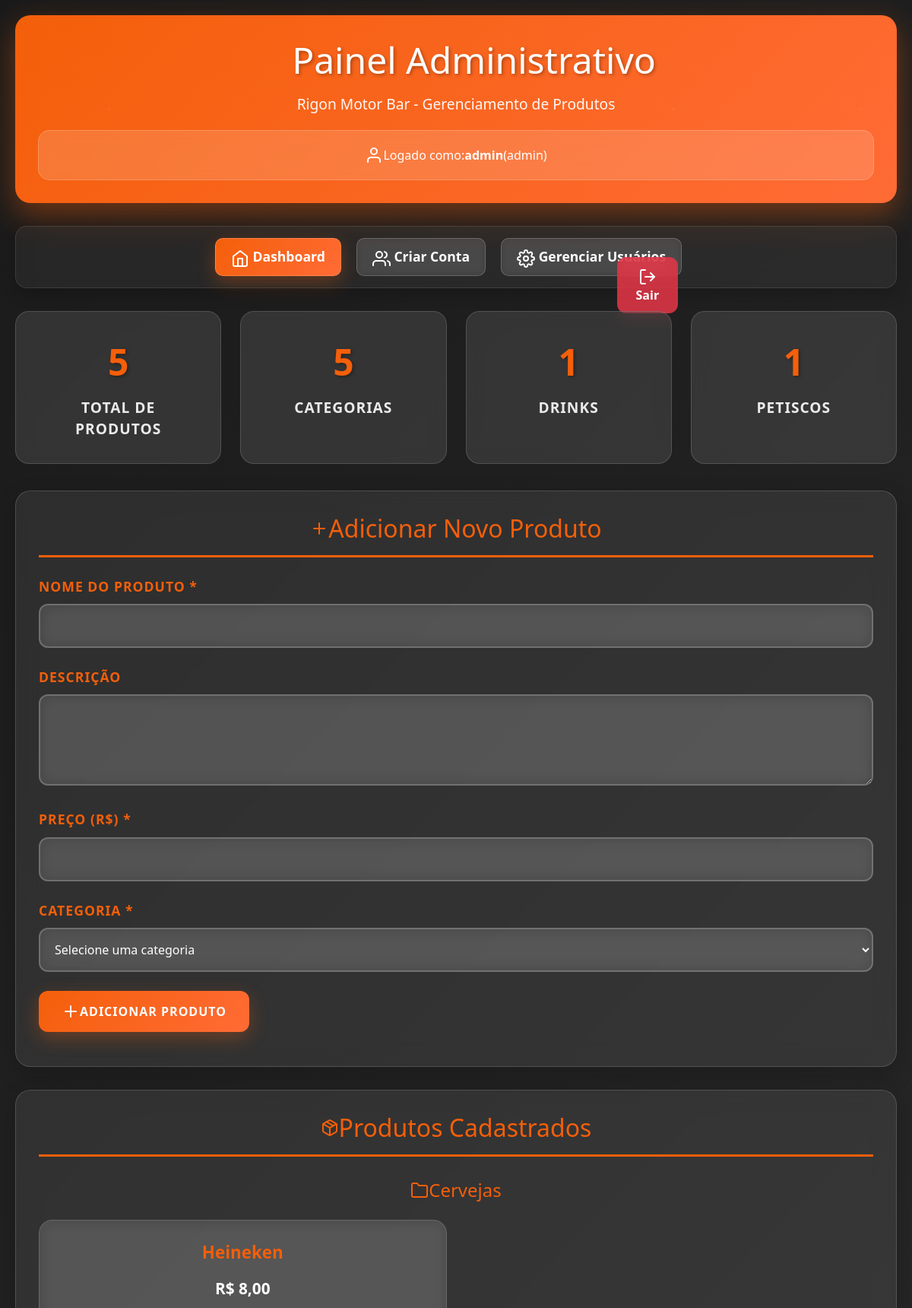
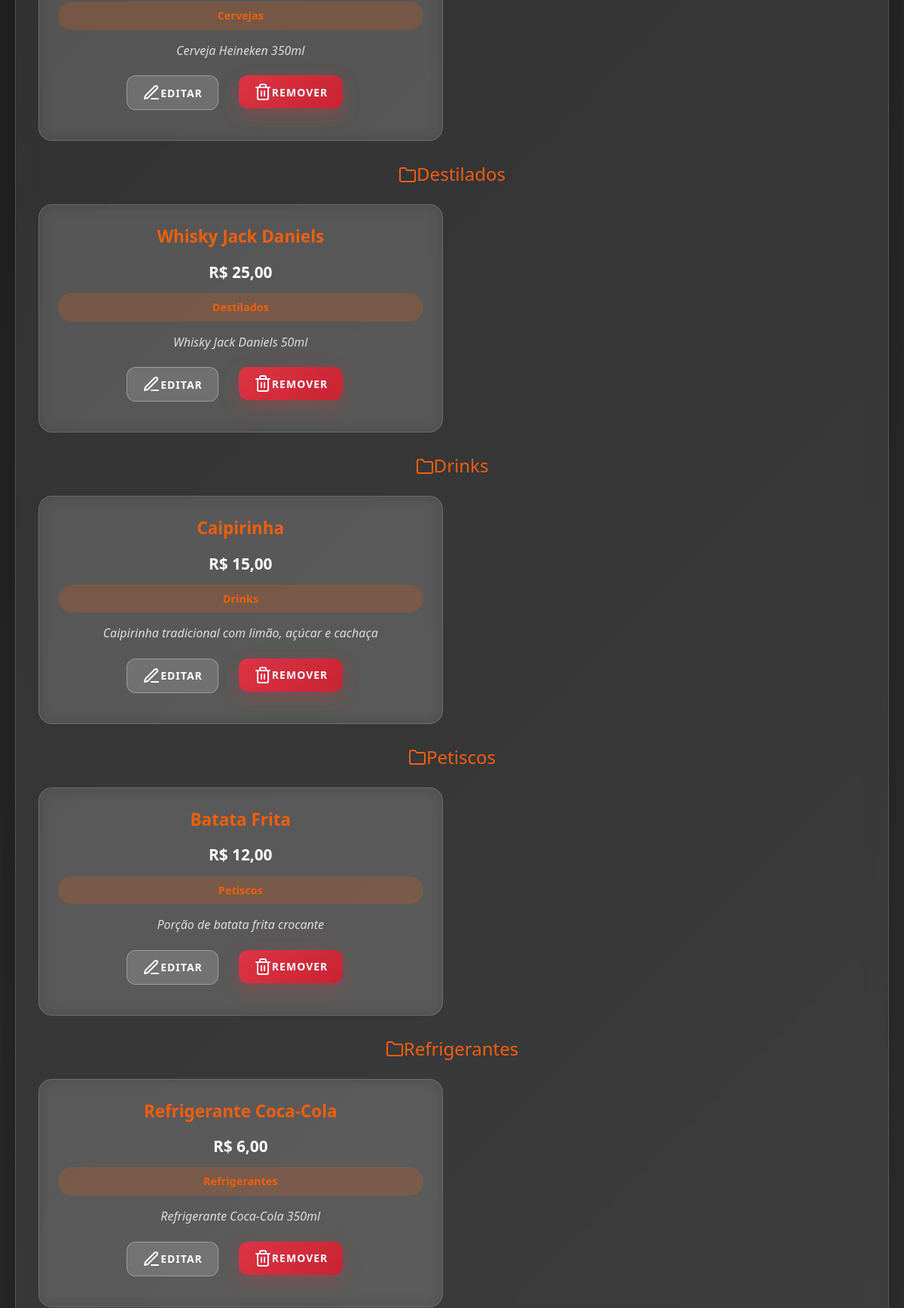
The page /admin-panel.php (signed in, upper part) on the database its author committed (2 pictures, top to bottom).
### tables this page shows
CREATE TABLE IF NOT EXISTS produtos (
    id INT AUTO_INCREMENT PRIMARY KEY,
    nome VARCHAR(100) NOT NULL,
    descricao TEXT,
    preco DECIMAL(10,2) NOT NULL,
    categoria VARCHAR(50) NOT NULL,
    imagem VARCHAR(255),
    ativo TINYINT(1) DEFAULT 1,
    created_at TIMESTAMP DEFAULT CURRENT_TIMESTAMP,
    updated_at TIMESTAMP DEFAULT CURRENT_TIMESTAMP ON UPDATE CURRENT_TIMESTAMP
);

### admin-panel.php (the view, shortened to what this page needs)
<?php
$host = "localhost";
$dbname = "delitc66_rigon_motor_bar";
$username_db = "delitc66_rigon_motor_bar";
$password_db = "z[Q_kcVxD1I&";
try {
    $pdo = new PDO("mysql:host=$host;dbname=$dbname;charset=utf8", $username_db, $password_db);
    $pdo->setAttribute(PDO::ATTR_ERRMODE, PDO::ERRMODE_EXCEPTION);
} catch(PDOException $e) {
    die("Erro de conexão: " . $e->getMessage());
}
$editProduct = null;
$stmt = $pdo->prepare("SELECT * FROM produtos ORDER BY categoria, nome");
$stmt->execute();
$produtos = $stmt->fetchAll(PDO::FETCH_ASSOC);
$categorias = [];
foreach ($produtos as $produto) {
    if (!isset($categorias[$produto['categoria']])) {
        $categorias[$produto['categoria']] = [];
    }
    $categorias[$produto['categoria']][] = $produto;
}
?>
<!DOCTYPE html>
<html lang="pt-BR">
<head>
    <link href="https://cdn.jsdelivr.net/npm/bootstrap@5.3.2/dist/css/bootstrap.min.css" rel="stylesheet">
</head>
<body>
    <div class="container">
        <div class="header">
            <h1><i data-feather="beer"></i> Painel Administrativo</h1>
            <p>Rigon Motor Bar - Gerenciamento de Produtos</p>
            <div class="user-info">
                <i data-feather="user"></i> Logado como: <strong><?php echo htmlspecialchars($_SESSION['username'] ?? 'Usuário'); ?></strong>
                (<?php echo isset($_SESSION['role']) ? $_SESSION['role'] : 'admin'; ?>)
            </div>
        </div>
        <div class="top-menu">
            <div class="menu-item">
                <a href="#" class="menu-link active" onclick="showSection('dashboard')">
                    <i data-feather="home"></i> Dashboard
                </a>
            </div>
            <div class="menu-item">
                <a href="#" class="menu-link" onclick="showModal('createAccountModal')">
                    <i data-feather="users"></i> Criar Conta
                </a>
            </div>
            <div class="menu-item">
                <a href="#" class="menu-link" onclick="showModal('manageUsersModal')">
                    <i data-feather="settings"></i> Gerenciar Usuários
                </a>
            </div>
            <div class="menu-item">
                <form method="POST" style="position: relative; z-index: 100;">
                    <button type="submit" class="logout-btn"><i data-feather="log-out"></i> Sair</button>
                </form>
            </div>
        </div>
        <div class="stats">
            <div class="stat-card">
                <div class="stat-number"><?php echo count($produtos); ?></div>
                <div class="stat-label">Total de Produtos</div>
            </div>
            <div class="stat-card">
                <div class="stat-number"><?php echo count($categorias); ?></div>
                <div class="stat-label">Categorias</div>
            </div>
            <div class="stat-card">
                <div class="stat-number"><?php echo count(array_filter($produtos, fn($p) => $p['categoria'] === 'Drinks')); ?></div>
                <div class="stat-label">Drinks</div>
            </div>
            <div class="stat-card">
                <div class="stat-number"><?php echo count(array_filter($produtos, fn($p) => $p['categoria'] === 'Petiscos')); ?></div>
                <div class="stat-label">Petiscos</div>
            </div>
        </div>
        <div class="section">
            <h2><?php echo $editProduct ? '<i data-feather="edit-3"></i> Editar Produto' : '<i data-feather="plus"></i> Adicionar Novo Produto'; ?></h2>
            <form method="POST">
                <div class="form-group">
                    <label for="nome">Nome do Produto *</label>
                    <input type="text" id="nome" name="nome" value="<?php echo $editProduct ? htmlspecialchars($editProduct['nome']) : ''; ?>" required>
                </div>
                <div class="form-group">
                    <label for="descricao">Descrição</label>
                    <textarea id="descricao" name="descricao"><?php echo $editProduct ? htmlspecialchars($editProduct['descricao']) : ''; ?></textarea>
                </div>
                <div class="form-group">
                    <label for="preco">Preço (R$) *</label>
                    <input type="number" id="preco" name="preco" step="0.01" min="0" value="<?php echo $editProduct ? $editProduct['preco'] : ''; ?>" required>
                </div>
                <div class="form-group">
                    <label for="categoria">Categoria *</label>
                    <div class="categoria-input-group">
                        <select id="categoria" name="categoria" required>
                            <option value="">Selecione uma categoria</option>
                        </select>
                    </div>
                </div>
                <button type="submit" class="btn btn-primary">
                    <?php echo $editProduct ? '<i data-feather="save"></i> Atualizar Produto' : '<i data-feather="plus"></i> Adicionar Produto'; ?>
                </button>
            </form>
        </div>
        <div class="section">
            <h2><i data-feather="package"></i> Produtos Cadastrados</h2>
            <?php if (empty($categorias)): ?>
                <p style="text-align: center; color: rgba(255,255,255,0.7); padding: 40px;">
                    Nenhum produto cadastrado ainda.
                </p>
            <?php else: ?>
                <?php foreach ($categorias as $categoria => $produtos_cat): ?>
                    <h3 style="color: #F45F0A; margin: 30px 0 20px 0; font-size: 1.5em;">
                        <i data-feather="folder"></i> <?php echo htmlspecialchars($categoria); ?>
                    </h3>
                    <div class="products-grid">
                        <?php foreach ($produtos_cat as $produto): ?>
                            <div class="product-card">
                                <div class="product-name"><?php echo htmlspecialchars($produto['nome']); ?></div>
                                <div class="product-price">R$ <?php echo number_format($produto['preco'], 2, ',', '.'); ?></div>
                                <div class="product-category"><?php echo htmlspecialchars($produto['categoria']); ?></div>
                                <?php if ($produto['descricao']): ?>
                                    <div class="product-description"><?php echo htmlspecialchars($produto['descricao']); ?></div>
                                <?php endif; ?>
                                <div class="product-actions">
                                    <a href="?edit=<?php echo $produto['id']; ?>" class="btn btn-secondary btn-sm"><i data-feather="edit-3"></i> Editar</a>
                                    <form method="POST" style="display: inline;">
                                        <button type="submit" class="btn btn-danger btn-sm"
                                                onclick="return confirm('Tem certeza que deseja remover este produto?')">
                                            <i data-feather="trash-2"></i> Remover
                                        </button>
                                    </form>
                                </div>
                            </div>
                        <?php endforeach; ?>
                    </div>
                <?php endforeach; ?>
            <?php endif; ?>
        </div>
    </div>
</body>
</html>

### rows shown on the page
produtos: nome "Heineken", preco "8,00", categoria "Cervejas", descricao "Cerveja Heineken 350ml"
produtos: nome "Whisky Jack Daniels", preco "25,00", categoria "Destilados", descricao "Whisky Jack Daniels 50ml"
produtos: nome "Caipirinha", preco "15,00", categoria "Drinks", descricao "Caipirinha tradicional com limão, açúcar e cachaça"
produtos: nome "Batata Frita", preco "12,00", categoria "Petiscos", descricao "Porção de batata frita crocante"
produtos: nome "Refrigerante Coca-Cola", preco "6,00", categoria "Refrigerantes", descricao "Refrigerante Coca-Cola 350ml"

### other values the page prints
$_SESSION['username'] "admin"
$_SESSION['role'] "admin"
count($produtos) "5"
count($categorias) "5"
count(array_filter($produtos, fn($p) => $p['categoria'] === 'Drinks')) "1"
$categoria "Cervejas"
$categoria "Destilados"
$categoria "Drinks"
$categoria "Petiscos"
$categoria "Refrigerantes"
